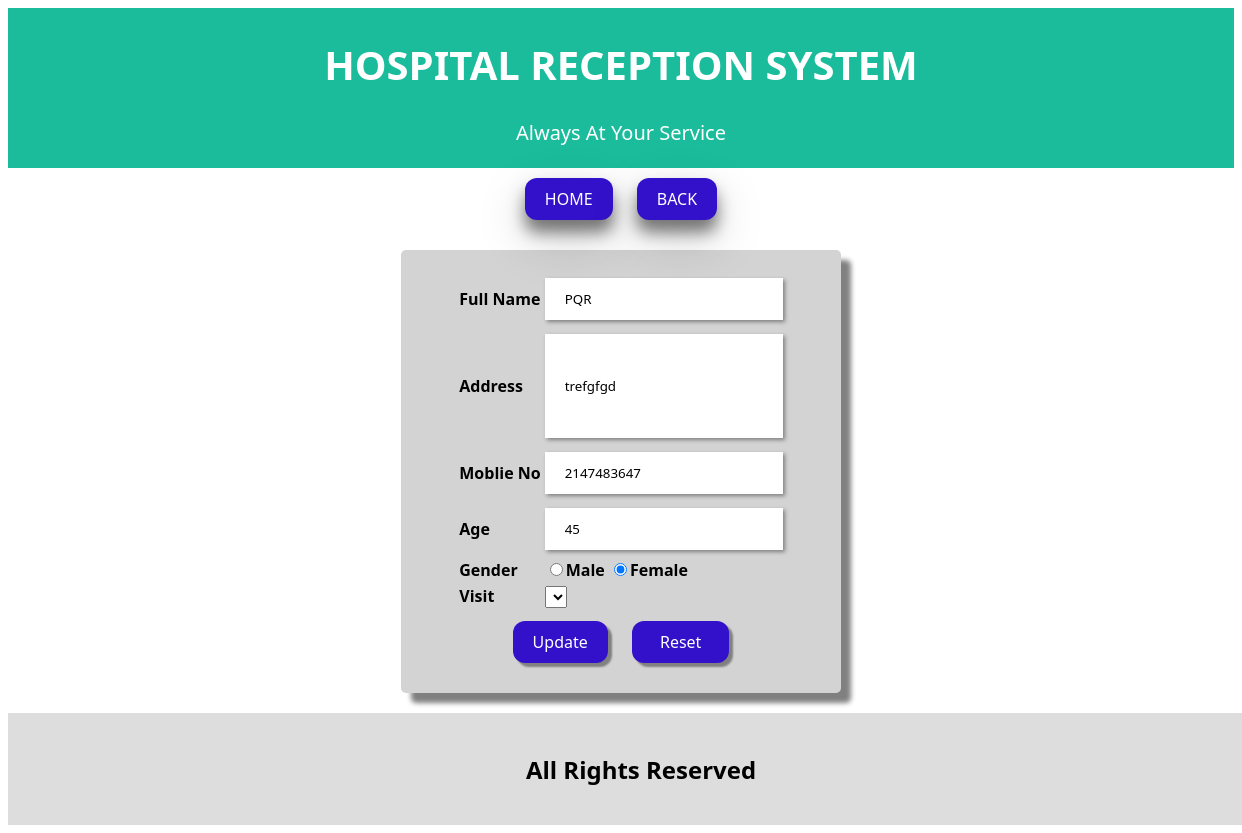
/updatev.php?id=1 (signed in), run on the app's committed database.
### tables this page shows
CREATE TABLE `visitor` (
  `no` int(10) NOT NULL,
  `name` varchar(50) NOT NULL,
  `address` varchar(100) NOT NULL,
  `mobile` varchar(10) NOT NULL,
  `age` int(20) NOT NULL,
  `gender` varchar(20) NOT NULL,
  `date` varchar(100) NOT NULL,
  `time` varchar(10) NOT NULL,
  `visit` varchar(100) NOT NULL
);

### updatev.php (the view, shortened to what this page needs)
<!DOCTYPE html>
<html>
    <head>
    </head>
    <body>
    <div class="header">
        <h1>HOSPITAL RECEPTION SYSTEM</h1>
        <p>Always At Your Service</p>
    </div>
        <center>
            <a href="index.php"><button>HOME</button></a>
            <a href="vshow.php"><button>BACK</button></a>
        </center>
        <form action="" method="post">
<?php
        include("sqlcon.php");
        $sql="select *from visitor where no='$_GET[id]'";
        $records=mysqli_query($con,$sql);
        $row=mysqli_fetch_array($records);
?>
        <center>
            <div class="main">
                <table>
                    <tr>
                        <td>Full Name</td>
                        <td><input type="text" name="name" value="<?php echo $row['name'];?>" autofocus></td>
                    </tr>
                    <tr>
                        <td>Address</td>
                        <td><input type="text" name="address" class="text" value="<?php echo $row['address'];?>"></td>
                    </tr>
                    <tr>
                        <td>Moblie No</td>
                        <td><input type="text" name="mobile" value="<?php echo $row['mobile'];?>"></td>
                    </tr>
                    <tr>
                        <td>Age</td>
                        <td><input type="text" name="age" value="<?php echo $row['age'];?>"></td>
                    </tr>
                    <tr>
                        <td>Gender<td>
                        <input type="radio" value="Male" name="gender" required
                        <?php
                            if($row["gender"]=="Male")
                            {
                                echo "checked";
                            }
                        ?>
                        >Male
                        <input type="radio" value="Female" name="gender" required
                        <?php
                            if($row["gender"]=="Female")
                            {
                                echo "checked";
                            }
                        ?>
                        >Female
                    </tr>
                    <tr>
                        <td>Visit</td>
                        <td>
                            <select name="visit">
                                <option name="visit"><?php echo $row['visit']; ?>
                                </option>
                            </select>
                        </td>
                    </tr>
                </table>
                <input type="submit" value="Update" name="submit">
                <input type="reset" value="Reset" name="reset">
            </div>
        </center>
        </form>
        <div class="footer">
        <h2>All Rights Reserved</h2>
        </div>
    </body>
</html>

### updatev.php (style rules this page uses)
* { font-family:'Segoe UI', Tahoma, Geneva, Verdana, sans-serif; }
.header { padding:2px; text-align:center; background: #1abc9c; color: white; font-family:'Segoe UI', Tahoma, Geneva, Verdana, sans-serif; }
.header h1 { font-size: 40px; }
.header p { font-size: 20px; }
.main { max-width:400px; border-radius:5px; background-color:lightgrey; padding:20px; margin:20px; box-shadow:10px 10px 5px grey; }
table td { font-family:'Segoe UI', Tahoma, Geneva, Verdana, sans-serif; font-weight:bold; }
input[type=text] { border:none; padding:12px 20px; margin:5px 0; box-shadow:2px 2px 4px grey; }
.text { border:none; padding:12px 20px; margin:5px 0; height:80px; box-shadow:2px 2px 4px grey; }
input[type=radio] { padding: 12px 20px; }
input[type=submit] { background-color: #3311ca; border: none; color: white; cursor:pointer; padding: 10px 20px; margin: 10px 10px; text-align: center; display: inline-block; font-size: 16px; border-radius: 12px; box-shadow: 4px 4px 2px grey; font-family: 'Segoe UI', Tahoma, Geneva, Verdana, sans-serif; }
input[type=reset] { background-color: #3311ca; border: none; color: white; cursor:pointer; padding: 10px 28px; margin: 10px 10px; text-align: center; display: inline-block; font-size: 16px; border-radius: 12px; box-shadow: 4px 4px 2px grey; font-family: 'Segoe UI', Tahoma, Geneva, Verdana, sans-serif; }
input[type=radio] { cursor:pointer; }
button { background-color: #3311ca; border: none; color: white; cursor:pointer; padding: 10px 20px; margin: 10px 10px; text-align: center; display: inline-block; font-size: 16px; border-radius: 12px; box-shadow: 0 12px 16px 0 rgba(0,0,0,0.5), 0 18px 50px 0 rgba(0,0,0,0.18); font-family: 'Segoe UI', Tahoma, Geneva, Verdana, sans-serif; }
.footer { padding: 20px; text-align: center; background: #ddd; font-family: 'Segoe UI', Tahoma, Geneva, Verdana, sans-serif; //position:fixed; left:0; bottom:0; width:100%; }

### data on the page
visitor: name "PQR", address "trefgfgd", mobile "2147483647", age "45", gender "☑"
